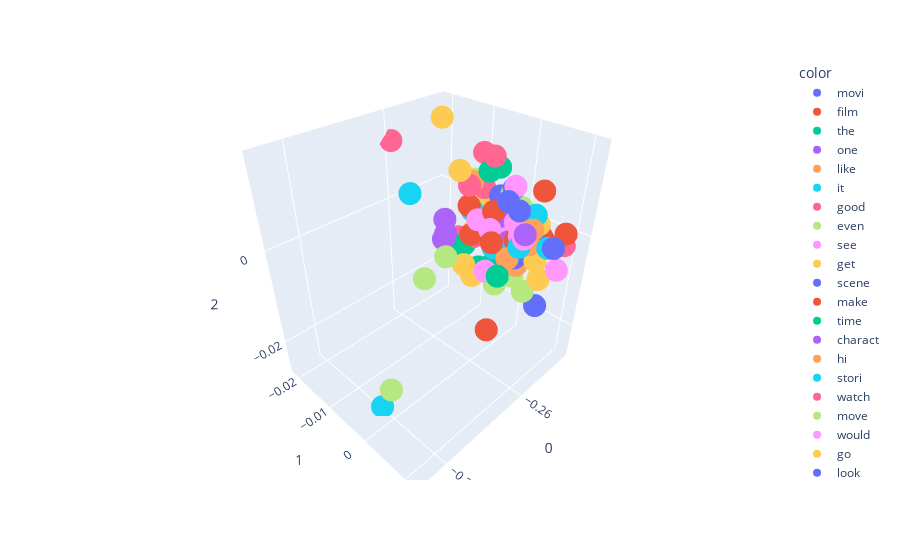

Source (notebook cell):
### Code cell
fig.show()

### Figure 1 — Plotly figure (JSON) as saved in the notebook; plotly's stock layout.template omitted (floating-point values rounded to 4 significant figures)
{"data": [{"hovertemplate": "color=movi<br>0=%{x}<br>1=%{y}<br>2=%{z}<extra></extra>", "legendgroup": "movi", "marker": {"color": "#636efa", "symbol": "circle"}, "mode": "markers", "name": "movi", "scene": "scene", "showlegend": true, "type": "scatter3d", "x": [-0.273], "y": [-0.006291], "z": [-0.001158]}, {"hovertemplate": "color=film<br>0=%{x}<br>1=%{y}<br>2=%{z}<extra></extra>", "legendgroup": "film", "marker": {"color": "#EF553B", "symbol": "circle"}, "mode": "markers", "name": "film", "scene": "scene", "showlegend": true, "type": "scatter3d", "x": [-0.2737], "y": [0.004901], "z": [-0.003348]}, {"hovertemplate": "color=the<br>0=%{x}<br>1=%{y}<br>2=%{z}<extra></extra>", "legendgroup": "the", "marker": {"color": "#00cc96", "symbol": "circle"}, "mode": "markers", "name": "the", "scene": "scene", "showlegend": true, "type": "scatter3d", "x": [-0.2728], "y": [0.002973], "z": [-0.001108]}, {"hovertemplate": "color=one<br>0=%{x}<br>1=%{y}<br>2=%{z}<extra></extra>", "legendgroup": "one", "marker": {"color": "#ab63fa", "symbol": "circle"}, "mode": "markers", "name": "one", "scene": "scene", "showlegend": true, "type": "scatter3d", "x": [-0.2722], "y": [-0.004624], "z": [-0.002455]}, {"hovertemplate": "color=like<br>0=%{x}<br>1=%{y}<br>2=%{z}<extra></extra>", "legendgroup": "like", "marker": {"color": "#FFA15A", "symbol": "circle"}, "mode": "markers", "name": "like", "scene": "scene", "showlegend": true, "type": "scatter3d", "x": [-0.2717], "y": [-0.001785], "z": [-0.004457]}, {"hovertemplate": "color=it<br>0=%{x}<br>1=%{y}<br>2=%{z}<extra></extra>", "legendgroup": "it", "marker": {"color": "#19d3f3", "symbol": "circle"}, "mode": "markers", "name": "it", "scene": "scene", "showlegend": true, "type": "scatter3d", "x": [-0.2719], "y": [0.003203], "z": [0.001682]}, {"hovertemplate": "color=good<br>0=%{x}<br>1=%{y}<br>2=%{z}<extra></extra>", "legendgroup": "good", "marker": {"color": "#FF6692", "symbol": "circle"}, "mode": "markers", "name": "good", "scene": "scene", "showlegend": true, "type": "scatter3d", "x": [-0.2718], "y": [-0.00913], "z": [0.009692]}, {"hovertemplate": "color=even<br>0=%{x}<br>1=%{y}<br>2=%{z}<extra></extra>", "legendgroup": "even", "marker": {"color": "#B6E880", "symbol": "circle"}, "mode": "markers", "name": "even", "scene": "scene", "showlegend": true, "type": "scatter3d", "x": [-0.2721], "y": [-9.723e-05], "z": [0.001824]}, {"hovertemplate": "color=see<br>0=%{x}<br>1=%{y}<br>2=%{z}<extra></extra>", "legendgroup": "see", "marker": {"color": "#FF97FF", "symbol": "circle"}, "mode": "markers", "name": "see", "scene": "scene", "showlegend": true, "type": "scatter3d", "x": [-0.2708], "y": [-0.0009582], "z": [0.006152]}, {"hovertemplate": "color=get<br>0=%{x}<br>1=%{y}<br>2=%{z}<extra></extra>", "legendgroup": "get", "marker": {"color": "#FECB52", "symbol": "circle"}, "mode": "markers", "name": "get", "scene": "scene", "showlegend": true, "type": "scatter3d", "x": [-0.2718], "y": [0.004094], "z": [0.0001432]}, {"hovertemplate": "color=scene<br>0=%{x}<br>1=%{y}<br>2=%{z}<extra></extra>", "legendgroup": "scene", "marker": {"color": "#636efa", "symbol": "circle"}, "mode": "markers", "name": "scene", "scene": "scene", "showlegend": true, "type": "scatter3d", "x": [-0.2727], "y": [0.002931], "z": [-0.001816]}, {"hovertemplate": "color=make<br>0=%{x}<br>1=%{y}<br>2=%{z}<extra></extra>", "legendgroup": "make", "marker": {"color": "#EF553B", "symbol": "circle"}, "mode": "markers", "name": "make", "scene": "scene", "showlegend": true, "type": "scatter3d", "x": [-0.2723], "y": [0.003513], "z": [-0.004054]}, {"hovertemplate": "color=time<br>0=%{x}<br>1=%{y}<br>2=%{z}<extra></extra>", "legendgroup": "time", "marker": {"color": "#00cc96", "symbol": "circle"}, "mode": "markers", "name": "time", "scene": "scene", "showlegend": true, "type": "scatter3d", "x": [-0.2713], "y": [-0.003061], "z": [-0.004078]}, {"hovertemplate": "color=charact<br>0=%{x}<br>1=%{y}<br>2=%{z}<extra></extra>", "legendgroup": "charact", "marker": {"color": "#ab63fa", "symbol": "circle"}, "mode": "markers", "name": "charact", "scene": "scene", "showlegend": true, "type": "scatter3d", "x": [-0.2702], "y": [-0.009515], "z": [0.002784]}, {"hovertemplate": "color=hi<br>0=%{x}<br>1=%{y}<br>2=%{z}<extra></extra>", "legendgroup": "hi", "marker": {"color": "#FFA15A", "symbol": "circle"}, "mode": "markers", "name": "hi", "scene": "scene", "showlegend": true, "type": "scatter3d", "x": [-0.2696], "y": [-0.003557], "z": [0.001027]}, {"hovertemplate": "color=stori<br>0=%{x}<br>1=%{y}<br>2=%{z}<extra></extra>", "legendgroup": "stori", "marker": {"color": "#19d3f3", "symbol": "circle"}, "mode": "markers", "name": "stori", "scene": "scene", "showlegend": true, "type": "scatter3d", "x": [-0.2708], "y": [0.007048], "z": [-0.002985]}, {"hovertemplate": "color=watch<br>0=%{x}<br>1=%{y}<br>2=%{z}<extra></extra>", "legendgroup": "watch", "marker": {"color": "#FF6692", "symbol": "circle"}, "mode": "markers", "name": "watch", "scene": "scene", "showlegend": true, "type": "scatter3d", "x": [-0.2678], "y": [-0.0113], "z": [-0.007248]}, {"hovertemplate": "color=move<br>0=%{x}<br>1=%{y}<br>2=%{z}<extra></extra>", "legendgroup": "move", "marker": {"color": "#B6E880", "symbol": "circle"}, "mode": "markers", "name": "move", "scene": "scene", "showlegend": true, "type": "scatter3d", "x": [-0.2711], "y": [-0.001764], "z": [0.004419]}, {"hovertemplate": "color=would<br>0=%{x}<br>1=%{y}<br>2=%{z}<extra></extra>", "legendgroup": "would", "marker": {"color": "#FF97FF", "symbol": "circle"}, "mode": "markers", "name": "would", "scene": "scene", "showlegend": true, "type": "scatter3d", "x": [-0.2706], "y": [-0.002885], "z": [-0.001218]}, {"hovertemplate": "color=go<br>0=%{x}<br>1=%{y}<br>2=%{z}<extra></extra>", "legendgroup": "go", "marker": {"color": "#FECB52", "symbol": "circle"}, "mode": "markers", "name": "go", "scene": "scene", "showlegend": true, "type": "scatter3d", "x": [-0.2717], "y": [-0.0082], "z": [-0.006248]}, {"hovertemplate": "color=look<br>0=%{x}<br>1=%{y}<br>2=%{z}<extra></extra>", "legendgroup": "look", "marker": {"color": "#636efa", "symbol": "circle"}, "mode": "markers", "name": "look", "scene": "scene", "showlegend": true, "type": "scatter3d", "x": [-0.2718], "y": [-0.009697], "z": [-0.005154]}, {"hovertemplate": "color=much<br>0=%{x}<br>1=%{y}<br>2=%{z}<extra></extra>", "legendgroup": "much", "marker": {"color": "#EF553B", "symbol": "circle"}, "mode": "markers", "name": "much", "scene": "scene", "showlegend": true, "type": "scatter3d", "x": [-0.2697], "y": [0.01065], "z": [0.001953]}, {"hovertemplate": "color=realli<br>0=%{x}<br>1=%{y}<br>2=%{z}<extra></extra>", "legendgroup": "realli", "marker": {"color": "#00cc96", "symbol": "circle"}, "mode": "markers", "name": "realli", "scene": "scene", "showlegend": true, "type": "scatter3d", "x": [-0.2715], "y": [0.001823], "z": [0.0007719]}, {"hovertemplate": "color=way<br>0=%{x}<br>1=%{y}<br>2=%{z}<extra></extra>", "legendgroup": "way", "marker": {"color": "#ab63fa", "symbol": "circle"}, "mode": "markers", "name": "way", "scene": "scene", "showlegend": true, "type": "scatter3d", "x": [-0.2711], "y": [-0.00872], "z": [-0.004555]}, {"hovertemplate": "color=and<br>0=%{x}<br>1=%{y}<br>2=%{z}<extra></extra>", "legendgroup": "and", "marker": {"color": "#FFA15A", "symbol": "circle"}, "mode": "markers", "name": "and", "scene": "scene", "showlegend": true, "type": "scatter3d", "x": [-0.2712], "y": [-0.0054], "z": [-0.005171]}, {"hovertemplate": "color=take<br>0=%{x}<br>1=%{y}<br>2=%{z}<extra></extra>", "legendgroup": "take", "marker": {"color": "#19d3f3", "symbol": "circle"}, "mode": "markers", "name": "take", "scene": "scene", "showlegend": true, "type": "scatter3d", "x": [-0.2711], "y": [0.0006486], "z": [-0.009871]}, {"hovertemplate": "color=want<br>0=%{x}<br>1=%{y}<br>2=%{z}<extra></extra>", "legendgroup": "want", "marker": {"color": "#FF6692", "symbol": "circle"}, "mode": "markers", "name": "want", "scene": "scene", "showlegend": true, "type": "scatter3d", "x": [-0.2682], "y": [-0.004256], "z": [-0.002544]}, {"hovertemplate": "color=first<br>0=%{x}<br>1=%{y}<br>2=%{z}<extra></extra>", "legendgroup": "first", "marker": {"color": "#B6E880", "symbol": "circle"}, "mode": "markers", "name": "first", "scene": "scene", "showlegend": true, "type": "scatter3d", "x": [-0.2678], "y": [-0.007767], "z": [0.006234]}, {"hovertemplate": "color=well<br>0=%{x}<br>1=%{y}<br>2=%{z}<extra></extra>", "legendgroup": "well", "marker": {"color": "#FF97FF", "symbol": "circle"}, "mode": "markers", "name": "well", "scene": "scene", "showlegend": true, "type": "scatter3d", "x": [-0.2701], "y": [0.001421], "z": [-0.002613]}, {"hovertemplate": "color=bad<br>0=%{x}<br>1=%{y}<br>2=%{z}<extra></extra>", "legendgroup": "bad", "marker": {"color": "#FECB52", "symbol": "circle"}, "mode": "markers", "name": "bad", "scene": "scene", "showlegend": true, "type": "scatter3d", "x": [-0.2637], "y": [-0.005969], "z": [-0.009315]}, {"hovertemplate": "color=could<br>0=%{x}<br>1=%{y}<br>2=%{z}<extra></extra>", "legendgroup": "could", "marker": {"color": "#636efa", "symbol": "circle"}, "mode": "markers", "name": "could", "scene": "scene", "showlegend": true, "type": "scatter3d", "x": [-0.2682], "y": [0.007696], "z": [-0.01395]}, {"hovertemplate": "color=say<br>0=%{x}<br>1=%{y}<br>2=%{z}<extra></extra>", "legendgroup": "say", "marker": {"color": "#EF553B", "symbol": "circle"}, "mode": "markers", "name": "say", "scene": "scene", "showlegend": true, "type": "scatter3d", "x": [-0.2685], "y": [0.00624], "z": [0.008594]}, {"hovertemplate": "color=thing<br>0=%{x}<br>1=%{y}<br>2=%{z}<extra></extra>", "legendgroup": "thing", "marker": {"color": "#00cc96", "symbol": "circle"}, "mode": "markers", "name": "thing", "scene": "scene", "showlegend": true, "type": "scatter3d", "x": [-0.2678], "y": [-0.005761], "z": [-0.01178]}, {"hovertemplate": "color=end<br>0=%{x}<br>1=%{y}<br>2=%{z}<extra></extra>", "legendgroup": "end", "marker": {"color": "#ab63fa", "symbol": "circle"}, "mode": "markers", "name": "end", "scene": "scene", "showlegend": true, "type": "scatter3d", "x": [-0.2692], "y": [-0.000176], "z": [-0.004111]}, {"hovertemplate": "color=life<br>0=%{x}<br>1=%{y}<br>2=%{z}<extra></extra>", "legendgroup": "life", "marker": {"color": "#FFA15A", "symbol": "circle"}, "mode": "markers", "name": "life", "scene": "scene", "showlegend": true, "type": "scatter3d", "x": [-0.27], "y": [0.001342], "z": [-0.008996]}, {"hovertemplate": "color=act<br>0=%{x}<br>1=%{y}<br>2=%{z}<extra></extra>", "legendgroup": "act", "marker": {"color": "#19d3f3", "symbol": "circle"}, "mode": "markers", "name": "act", "scene": "scene", "showlegend": true, "type": "scatter3d", "x": [-0.2665], "y": [-0.006915], "z": [0.0008352]}, {"hovertemplate": "color=never<br>0=%{x}<br>1=%{y}<br>2=%{z}<extra></extra>", "legendgroup": "never", "marker": {"color": "#FF6692", "symbol": "circle"}, "mode": "markers", "name": "never", "scene": "scene", "showlegend": true, "type": "scatter3d", "x": [-0.2682], "y": [-0.005727], "z": [0.005165]}, {"hovertemplate": "color=work<br>0=%{x}<br>1=%{y}<br>2=%{z}<extra></extra>", "legendgroup": "work", "marker": {"color": "#B6E880", "symbol": "circle"}, "mode": "markers", "name": "work", "scene": "scene", "showlegend": true, "type": "scatter3d", "x": [-0.2701], "y": [-0.001962], "z": [0.0007857]}, {"hovertemplate": "color=use<br>0=%{x}<br>1=%{y}<br>2=%{z}<extra></extra>", "legendgroup": "use", "marker": {"color": "#FF97FF", "symbol": "circle"}, "mode": "markers", "name": "use", "scene": "scene", "showlegend": true, "type": "scatter3d", "x": [-0.2682], "y": [0.003557], "z": [-0.001485]}, {"hovertemplate": "color=made<br>0=%{x}<br>1=%{y}<br>2=%{z}<extra></extra>", "legendgroup": "made", "marker": {"color": "#FECB52", "symbol": "circle"}, "mode": "markers", "name": "made", "scene": "scene", "showlegend": true, "type": "scatter3d", "x": [-0.2703], "y": [0.00521], "z": [-0.006292]}, {"hovertemplate": "color=think<br>0=%{x}<br>1=%{y}<br>2=%{z}<extra></extra>", "legendgroup": "think", "marker": {"color": "#636efa", "symbol": "circle"}, "mode": "markers", "name": "think", "scene": "scene", "showlegend": true, "type": "scatter3d", "x": [-0.2695], "y": [-0.003067], "z": [0.004039]}, {"hovertemplate": "color=seen<br>0=%{x}<br>1=%{y}<br>2=%{z}<extra></extra>", "legendgroup": "seen", "marker": {"color": "#EF553B", "symbol": "circle"}, "mode": "markers", "name": "seen", "scene": "scene", "showlegend": true, "type": "scatter3d", "x": [-0.2632], "y": [0.0004513], "z": [-0.001388]}, {"hovertemplate": "color=also<br>0=%{x}<br>1=%{y}<br>2=%{z}<extra></extra>", "legendgroup": "also", "marker": {"color": "#00cc96", "symbol": "circle"}, "mode": "markers", "name": "also", "scene": "scene", "showlegend": true, "type": "scatter3d", "x": [-0.2664], "y": [-0.008421], "z": [-0.007115]}, {"hovertemplate": "color=give<br>0=%{x}<br>1=%{y}<br>2=%{z}<extra></extra>", "legendgroup": "give", "marker": {"color": "#ab63fa", "symbol": "circle"}, "mode": "markers", "name": "give", "scene": "scene", "showlegend": true, "type": "scatter3d", "x": [-0.2677], "y": [-0.001796], "z": [0.001036]}, {"hovertemplate": "color=play<br>0=%{x}<br>1=%{y}<br>2=%{z}<extra></extra>", "legendgroup": "play", "marker": {"color": "#FFA15A", "symbol": "circle"}, "mode": "markers", "name": "play", "scene": "scene", "showlegend": true, "type": "scatter3d", "x": [-0.2693], "y": [0.004025], "z": [-0.002954]}, {"hovertemplate": "color=dont<br>0=%{x}<br>1=%{y}<br>2=%{z}<extra></extra>", "legendgroup": "dont", "marker": {"color": "#19d3f3", "symbol": "circle"}, "mode": "markers", "name": "dont", "scene": "scene", "showlegend": true, "type": "scatter3d", "x": [-0.2688], "y": [-0.0007257], "z": [-0.006143]}, {"hovertemplate": "color=he<br>0=%{x}<br>1=%{y}<br>2=%{z}<extra></extra>", "legendgroup": "he", "marker": {"color": "#FF6692", "symbol": "circle"}, "mode": "markers", "name": "he", "scene": "scene", "showlegend": true, "type": "scatter3d", "x": [-0.2687], "y": [-0.0003548], "z": [-0.004807]}, {"hovertemplate": "color=young<br>0=%{x}<br>1=%{y}<br>2=%{z}<extra></extra>", "legendgroup": "young", "marker": {"color": "#B6E880", "symbol": "circle"}, "mode": "markers", "name": "young", "scene": "scene", "showlegend": true, "type": "scatter3d", "x": [-0.2675], "y": [0.005154], "z": [-0.01163]}, {"hovertemplate": "color=year<br>0=%{x}<br>1=%{y}<br>2=%{z}<extra></extra>", "legendgroup": "year", "marker": {"color": "#FF97FF", "symbol": "circle"}, "mode": "markers", "name": "year", "scene": "scene", "showlegend": true, "type": "scatter3d", "x": [-0.2699], "y": [-0.00583], "z": [0.0002404]}, {"hovertemplate": "color=war<br>0=%{x}<br>1=%{y}<br>2=%{z}<extra></extra>", "legendgroup": "war", "marker": {"color": "#FECB52", "symbol": "circle"}, "mode": "markers", "name": "war", "scene": "scene", "showlegend": true, "type": "scatter3d", "x": [-0.2683], "y": [-0.0061], "z": [0.001609]}, {"hovertemplate": "color=turn<br>0=%{x}<br>1=%{y}<br>2=%{z}<extra></extra>", "legendgroup": "turn", "marker": {"color": "#636efa", "symbol": "circle"}, "mode": "markers", "name": "turn", "scene": "scene", "showlegend": true, "type": "scatter3d", "x": [-0.2706], "y": [-0.001107], "z": [0.005788]}, {"hovertemplate": "color=tri<br>0=%{x}<br>1=%{y}<br>2=%{z}<extra></extra>", "legendgroup": "tri", "marker": {"color": "#EF553B", "symbol": "circle"}, "mode": "markers", "name": "tri", "scene": "scene", "showlegend": true, "type": "scatter3d", "x": [-0.27], "y": [0.0007241], "z": [-0.00362]}, {"hovertemplate": "color=actor<br>0=%{x}<br>1=%{y}<br>2=%{z}<extra></extra>", "legendgroup": "actor", "marker": {"color": "#00cc96", "symbol": "circle"}, "mode": "markers", "name": "actor", "scene": "scene", "showlegend": true, "type": "scatter3d", "x": [-0.2689], "y": [-0.00316], "z": [0.009609]}, {"hovertemplate": "color=man<br>0=%{x}<br>1=%{y}<br>2=%{z}<extra></extra>", "legendgroup": "man", "marker": {"color": "#ab63fa", "symbol": "circle"}, "mode": "markers", "name": "man", "scene": "scene", "showlegend": true, "type": "scatter3d", "x": [-0.2711], "y": [0.001716], "z": [0.0008756]}, {"hovertemplate": "color=love<br>0=%{x}<br>1=%{y}<br>2=%{z}<extra></extra>", "legendgroup": "love", "marker": {"color": "#FFA15A", "symbol": "circle"}, "mode": "markers", "name": "love", "scene": "scene", "showlegend": true, "type": "scatter3d", "x": [-0.2697], "y": [-0.007314], "z": [0.0009553]}, {"hovertemplate": "color=know<br>0=%{x}<br>1=%{y}<br>2=%{z}<extra></extra>", "legendgroup": "know", "marker": {"color": "#19d3f3", "symbol": "circle"}, "mode": "markers", "name": "know", "scene": "scene", "showlegend": true, "type": "scatter3d", "x": [-0.2675], "y": [0.003297], "z": [-0.002969]}, {"hovertemplate": "color=find<br>0=%{x}<br>1=%{y}<br>2=%{z}<extra></extra>", "legendgroup": "find", "marker": {"color": "#FF6692", "symbol": "circle"}, "mode": "markers", "name": "find", "scene": "scene", "showlegend": true, "type": "scatter3d", "x": [-0.2688], "y": [0.01112], "z": [0.0003026]}, {"hovertemplate": "color=old<br>0=%{x}<br>1=%{y}<br>2=%{z}<extra></extra>", "legendgroup": "old", "marker": {"color": "#B6E880", "symbol": "circle"}, "mode": "markers", "name": "old", "scene": "scene", "showlegend": true, "type": "scatter3d", "x": [-0.27], "y": [0.0007683], "z": [-0.01173]}, {"hovertemplate": "color=still<br>0=%{x}<br>1=%{y}<br>2=%{z}<extra></extra>", "legendgroup": "still", "marker": {"color": "#FF97FF", "symbol": "circle"}, "mode": "markers", "name": "still", "scene": "scene", "showlegend": true, "type": "scatter3d", "x": [-0.2642], "y": [-0.0008819], "z": [0.0002861]}, {"hovertemplate": "color=interest<br>0=%{x}<br>1=%{y}<br>2=%{z}<extra></extra>", "legendgroup": "interest", "marker": {"color": "#FECB52", "symbol": "circle"}, "mode": "markers", "name": "interest", "scene": "scene", "showlegend": true, "type": "scatter3d", "x": [-0.2648], "y": [0.009542], "z": [-0.005325]}, {"hovertemplate": "color=show<br>0=%{x}<br>1=%{y}<br>2=%{z}<extra></extra>", "legendgroup": "show", "marker": {"color": "#636efa", "symbol": "circle"}, "mode": "markers", "name": "show", "scene": "scene", "showlegend": true, "type": "scatter3d", "x": [-0.2682], "y": [0.002098], "z": [-0.006102]}, {"hovertemplate": "color=mani<br>0=%{x}<br>1=%{y}<br>2=%{z}<extra></extra>", "legendgroup": "mani", "marker": {"color": "#EF553B", "symbol": "circle"}, "mode": "markers", "name": "mani", "scene": "scene", "showlegend": true, "type": "scatter3d", "x": [-0.2635], "y": [-0.004406], "z": [-0.001927]}, {"hovertemplate": "color=peopl<br>0=%{x}<br>1=%{y}<br>2=%{z}<extra></extra>", "legendgroup": "peopl", "marker": {"color": "#00cc96", "symbol": "circle"}, "mode": "markers", "name": "peopl", "scene": "scene", "showlegend": true, "type": "scatter3d", "x": [-0.2663], "y": [-0.003338], "z": [0.009648]}, {"hovertemplate": "color=of<br>0=%{x}<br>1=%{y}<br>2=%{z}<extra></extra>", "legendgroup": "of", "marker": {"color": "#ab63fa", "symbol": "circle"}, "mode": "markers", "name": "of", "scene": "scene", "showlegend": true, "type": "scatter3d", "x": [-0.2644], "y": [0.006298], "z": [0.002244]}, {"hovertemplate": "color=kill<br>0=%{x}<br>1=%{y}<br>2=%{z}<extra></extra>", "legendgroup": "kill", "marker": {"color": "#FFA15A", "symbol": "circle"}, "mode": "markers", "name": "kill", "scene": "scene", "showlegend": true, "type": "scatter3d", "x": [-0.2688], "y": [-0.008598], "z": [-0.005994]}, {"hovertemplate": "color=but<br>0=%{x}<br>1=%{y}<br>2=%{z}<extra></extra>", "legendgroup": "but", "marker": {"color": "#19d3f3", "symbol": "circle"}, "mode": "markers", "name": "but", "scene": "scene", "showlegend": true, "type": "scatter3d", "x": [-0.2688], "y": [-0.002767], "z": [-0.01084]}, {"hovertemplate": "color=in<br>0=%{x}<br>1=%{y}<br>2=%{z}<extra></extra>", "legendgroup": "in", "marker": {"color": "#FF6692", "symbol": "circle"}, "mode": "markers", "name": "in", "scene": "scene", "showlegend": true, "type": "scatter3d", "x": [-0.2676], "y": [-0.007197], "z": [-0.005354]}, {"hovertemplate": "color=plot<br>0=%{x}<br>1=%{y}<br>2=%{z}<extra></extra>", "legendgroup": "plot", "marker": {"color": "#B6E880", "symbol": "circle"}, "mode": "markers", "name": "plot", "scene": "scene", "showlegend": true, "type": "scatter3d", "x": [-0.265], "y": [0.0005881], "z": [-0.01107]}, {"hovertemplate": "color=may<br>0=%{x}<br>1=%{y}<br>2=%{z}<extra></extra>", "legendgroup": "may", "marker": {"color": "#FF97FF", "symbol": "circle"}, "mode": "markers", "name": "may", "scene": "scene", "showlegend": true, "type": "scatter3d", "x": [-0.2665], "y": [0.00269], "z": [0.002222]}, {"hovertemplate": "color=back<br>0=%{x}<br>1=%{y}<br>2=%{z}<extra></extra>", "legendgroup": "back", "marker": {"color": "#FECB52", "symbol": "circle"}, "mode": "markers", "name": "back", "scene": "scene", "showlegend": true, "type": "scatter3d", "x": [-0.267], "y": [-0.01515], "z": [0.0158]}, {"hovertemplate": "color=littl<br>0=%{x}<br>1=%{y}<br>2=%{z}<extra></extra>", "legendgroup": "littl", "marker": {"color": "#636efa", "symbol": "circle"}, "mode": "markers", "name": "littl", "scene": "scene", "showlegend": true, "type": "scatter3d", "x": [-0.2669], "y": [0.002965], "z": [0.004331]}, {"hovertemplate": "color=come<br>0=%{x}<br>1=%{y}<br>2=%{z}<extra></extra>", "legendgroup": "come", "marker": {"color": "#EF553B", "symbol": "circle"}, "mode": "markers", "name": "come", "scene": "scene", "showlegend": true, "type": "scatter3d", "x": [-0.2668], "y": [-0.002256], "z": [0.002263]}, {"hovertemplate": "color=new<br>0=%{x}<br>1=%{y}<br>2=%{z}<extra></extra>", "legendgroup": "new", "marker": {"color": "#00cc96", "symbol": "circle"}, "mode": "markers", "name": "new", "scene": "scene", "showlegend": true, "type": "scatter3d", "x": [-0.2649], "y": [-0.0004244], "z": [-0.007227]}, {"hovertemplate": "color=pretti<br>0=%{x}<br>1=%{y}<br>2=%{z}<extra></extra>", "legendgroup": "pretti", "marker": {"color": "#ab63fa", "symbol": "circle"}, "mode": "markers", "name": "pretti", "scene": "scene", "showlegend": true, "type": "scatter3d", "x": [-0.2601], "y": [-0.007688], "z": [0.001193]}, {"hovertemplate": "color=least<br>0=%{x}<br>1=%{y}<br>2=%{z}<extra></extra>", "legendgroup": "least", "marker": {"color": "#FFA15A", "symbol": "circle"}, "mode": "markers", "name": "least", "scene": "scene", "showlegend": true, "type": "scatter3d", "x": [-0.2648], "y": [-0.005675], "z": [0.007524]}, {"hovertemplate": "color=pari<br>0=%{x}<br>1=%{y}<br>2=%{z}<extra></extra>", "legendgroup": "pari", "marker": {"color": "#19d3f3", "symbol": "circle"}, "mode": "markers", "name": "pari", "scene": "scene", "showlegend": true, "type": "scatter3d", "x": [-0.2396], "y": [-0.002688], "z": [-0.02647]}, {"hovertemplate": "color=lot<br>0=%{x}<br>1=%{y}<br>2=%{z}<extra></extra>", "legendgroup": "lot", "marker": {"color": "#FF6692", "symbol": "circle"}, "mode": "markers", "name": "lot", "scene": "scene", "showlegend": true, "type": "scatter3d", "x": [-0.2663], "y": [-0.002462], "z": [0.0126]}, {"hovertemplate": "color=star<br>0=%{x}<br>1=%{y}<br>2=%{z}<extra></extra>", "legendgroup": "star", "marker": {"color": "#B6E880", "symbol": "circle"}, "mode": "markers", "name": "star", "scene": "scene", "showlegend": true, "type": "scatter3d", "x": [-0.257], "y": [-0.00974], "z": [-0.01111]}, {"hovertemplate": "color=becom<br>0=%{x}<br>1=%{y}<br>2=%{z}<extra></extra>", "legendgroup": "becom", "marker": {"color": "#FF97FF", "symbol": "circle"}, "mode": "markers", "name": "becom", "scene": "scene", "showlegend": true, "type": "scatter3d", "x": [-0.2667], "y": [0.01158], "z": [-0.003335]}, {"hovertemplate": "color=someth<br>0=%{x}<br>1=%{y}<br>2=%{z}<extra></extra>", "legendgroup": "someth", "marker": {"color": "#FECB52", "symbol": "circle"}, "mode": "markers", "name": "someth", "scene": "scene", "showlegend": true, "type": "scatter3d", "x": [-0.2635], "y": [-0.003695], "z": [-0.01057]}, {"hovertemplate": "color=to<br>0=%{x}<br>1=%{y}<br>2=%{z}<extra></extra>", "legendgroup": "to", "marker": {"color": "#636efa", "symbol": "circle"}, "mode": "markers", "name": "to", "scene": "scene", "showlegend": true, "type": "scatter3d", "x": [-0.2655], "y": [0.01108], "z": [0.001239]}, {"hovertemplate": "color=two<br>0=%{x}<br>1=%{y}<br>2=%{z}<extra></extra>", "legendgroup": "two", "marker": {"color": "#EF553B", "symbol": "circle"}, "mode": "markers", "name": "two", "scene": "scene", "showlegend": true, "type": "scatter3d", "x": [-0.2647], "y": [-0.000243], "z": [-0.02275]}, {"hovertemplate": "color=actual<br>0=%{x}<br>1=%{y}<br>2=%{z}<extra></extra>", "legendgroup": "actual", "marker": {"color": "#00cc96", "symbol": "circle"}, "mode": "markers", "name": "actual", "scene": "scene", "showlegend": true, "type": "scatter3d", "x": [-0.2648], "y": [-0.007981], "z": [-0.006655]}, {"hovertemplate": "color=perform<br>0=%{x}<br>1=%{y}<br>2=%{z}<extra></extra>", "legendgroup": "perform", "marker": {"color": "#ab63fa", "symbol": "circle"}, "mode": "markers", "name": "perform", "scene": "scene", "showlegend": true, "type": "scatter3d", "x": [-0.2623], "y": [-0.009976], "z": [-0.004812]}, {"hovertemplate": "color=noth<br>0=%{x}<br>1=%{y}<br>2=%{z}<extra></extra>", "legendgroup": "noth", "marker": {"color": "#FFA15A", "symbol": "circle"}, "mode": "markers", "name": "noth", "scene": "scene", "showlegend": true, "type": "scatter3d", "x": [-0.2662], "y": [0.001967], "z": [-0.005365]}, {"hovertemplate": "color=am<br>0=%{x}<br>1=%{y}<br>2=%{z}<extra></extra>", "legendgroup": "am", "marker": {"color": "#19d3f3", "symbol": "circle"}, "mode": "markers", "name": "am", "scene": "scene", "showlegend": true, "type": "scatter3d", "x": [-0.2663], "y": [-0.001325], "z": [-0.004628]}, {"hovertemplate": "color=better<br>0=%{x}<br>1=%{y}<br>2=%{z}<extra></extra>", "legendgroup": "better", "marker": {"color": "#FF6692", "symbol": "circle"}, "mode": "markers", "name": "better", "scene": "scene", "showlegend": true, "type": "scatter3d", "x": [-0.263], "y": [-0.004863], "z": [0.007671]}, {"hovertemplate": "color=worst<br>0=%{x}<br>1=%{y}<br>2=%{z}<extra></extra>", "legendgroup": "worst", "marker": {"color": "#B6E880", "symbol": "circle"}, "mode": "markers", "name": "worst", "scene": "scene", "showlegend": true, "type": "scatter3d", "x": [-0.2347], "y": [0.006389], "z": [-0.01093]}, {"hovertemplate": "color=seem<br>0=%{x}<br>1=%{y}<br>2=%{z}<extra></extra>", "legendgroup": "seem", "marker": {"color": "#FF97FF", "symbol": "circle"}, "mode": "markers", "name": "seem", "scene": "scene", "showlegend": true, "type": "scatter3d", "x": [-0.2615], "y": [0.000883], "z": [-0.006269]}, {"hovertemplate": "color=howev<br>0=%{x}<br>1=%{y}<br>2=%{z}<extra></extra>", "legendgroup": "howev", "marker": {"color": "#FECB52", "symbol": "circle"}, "mode": "markers", "name": "howev", "scene": "scene", "showlegend": true, "type": "scatter3d", "x": [-0.2645], "y": [-0.004492], "z": [-0.00138]}, {"hovertemplate": "color=must<br>0=%{x}<br>1=%{y}<br>2=%{z}<extra></extra>", "legendgroup": "must", "marker": {"color": "#636efa", "symbol": "circle"}, "mode": "markers", "name": "must", "scene": "scene", "showlegend": true, "type": "scatter3d", "x": [-0.2582], "y": [0.006783], "z": [0.01072]}, {"hovertemplate": "color=feel<br>0=%{x}<br>1=%{y}<br>2=%{z}<extra></extra>", "legendgroup": "feel", "marker": {"color": "#EF553B", "symbol": "circle"}, "mode": "markers", "name": "feel", "scene": "scene", "showlegend": true, "type": "scatter3d", "x": [-0.2651], "y": [-0.006526], "z": [0.002427]}, {"hovertemplate": "color=three<br>0=%{x}<br>1=%{y}<br>2=%{z}<extra></extra>", "legendgroup": "three", "marker": {"color": "#00cc96", "symbol": "circle"}, "mode": "markers", "name": "three", "scene": "scene", "showlegend": true, "type": "scatter3d", "x": [-0.2625], "y": [0.002823], "z": [-0.006899]}, {"hovertemplate": "color=need<br>0=%{x}<br>1=%{y}<br>2=%{z}<extra></extra>", "legendgroup": "need", "marker": {"color": "#ab63fa", "symbol": "circle"}, "mode": "markers", "name": "need", "scene": "scene", "showlegend": true, "type": "scatter3d", "x": [-0.2581], "y": [-0.005539], "z": [5e-05]}, {"hovertemplate": "color=jimmi<br>0=%{x}<br>1=%{y}<br>2=%{z}<extra></extra>", "legendgroup": "jimmi", "marker": {"color": "#FFA15A", "symbol": "circle"}, "mode": "markers", "name": "jimmi", "scene": "scene", "showlegend": true, "type": "scatter3d", "x": [-0.2664], "y": [0.006308], "z": [0.002254]}, {"hovertemplate": "color=anoth<br>0=%{x}<br>1=%{y}<br>2=%{z}<extra></extra>", "legendgroup": "anoth", "marker": {"color": "#19d3f3", "symbol": "circle"}, "mode": "markers", "name": "anoth", "scene": "scene", "showlegend": true, "type": "scatter3d", "x": [-0.2609], "y": [-0.01742], "z": [0.002418]}, {"hovertemplate": "color=best<br>0=%{x}<br>1=%{y}<br>2=%{z}<extra></extra>", "legendgroup": "best", "marker": {"color": "#FF6692", "symbol": "circle"}, "mode": "markers", "name": "best", "scene": "scene", "showlegend": true, "type": "scatter3d", "x": [-0.2603], "y": [-0.02143], "z": [0.01168]}, {"hovertemplate": "color=origin<br>0=%{x}<br>1=%{y}<br>2=%{z}<extra></extra>", "legendgroup": "origin", "marker": {"color": "#B6E880", "symbol": "circle"}, "mode": "markers", "name": "origin", "scene": "scene", "showlegend": true, "type": "scatter3d", "x": [-0.2591], "y": [-0.006341], "z": [-0.005542]}, {"hovertemplate": "color=girl<br>0=%{x}<br>1=%{y}<br>2=%{z}<extra></extra>", "legendgroup": "girl", "marker": {"color": "#FF97FF", "symbol": "circle"}, "mode": "markers", "name": "girl", "scene": "scene", "showlegend": true, "type": "scatter3d", "x": [-0.2647], "y": [-0.004032], "z": [0.0007246]}, {"hovertemplate": "color=right<br>0=%{x}<br>1=%{y}<br>2=%{z}<extra></extra>", "legendgroup": "right", "marker": {"color": "#FECB52", "symbol": "circle"}, "mode": "markers", "name": "right", "scene": "scene", "showlegend": true, "type": "scatter3d", "x": [-0.2627], "y": [-0.00686], "z": [0.009787]}], "layout": {"legend": {"title": {"text": "color"}, "tracegroupgap": 0}, "margin": {"t": 60}, "scene": {"domain": {"x": [0, 1], "y": [0, 1]}, "xaxis": {"title": {"text": "0"}}, "yaxis": {"title": {"text": "1"}}, "zaxis": {"title": {"text": "2"}}}}}
